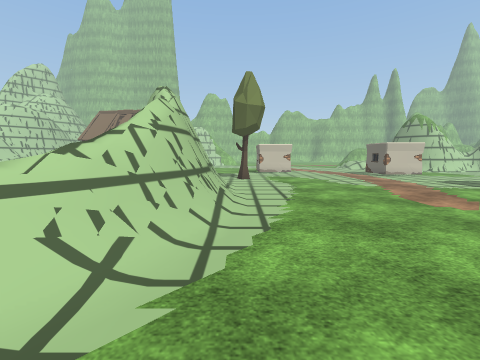
View 1 (above)

22 first-person views from a walk through a scene from a Unity 3-D project. The camera is 1.4 m above the floor, tilts 6° down and sees 90° across. The floor is counted in squares, 1 m on a side. Each view is taken from the middle of a square. On the plan, view 1 faces up. The plan holds only what a view shows up to about 13 squares ahead; the rest is blank. The place goes on beyond the plan. The player character is not drawn. Some animated figures are left out. Some surface patterns are stand-ins.

View 2
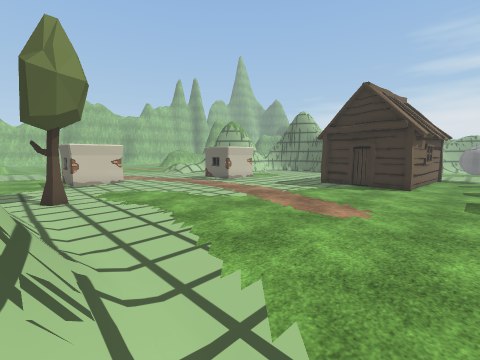

View 3
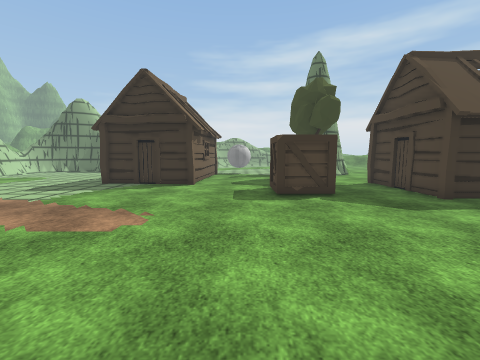

View 4
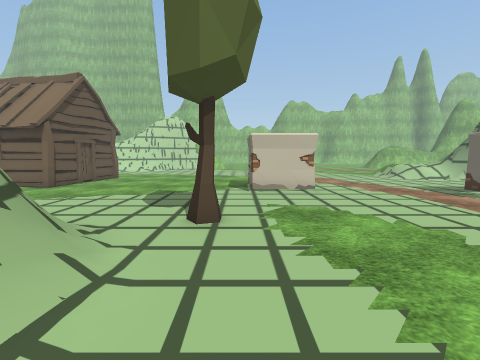

View 5
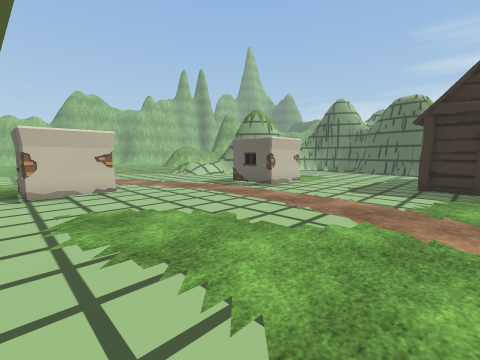

View 6
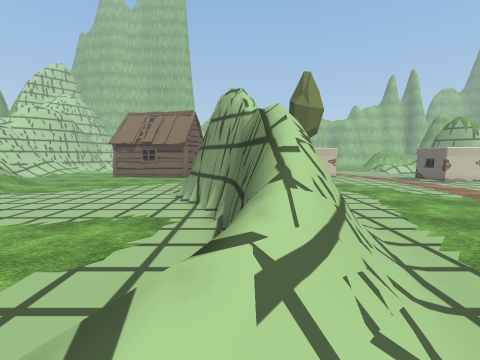

View 7
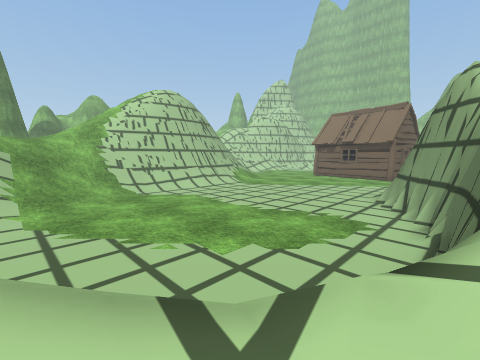

View 8
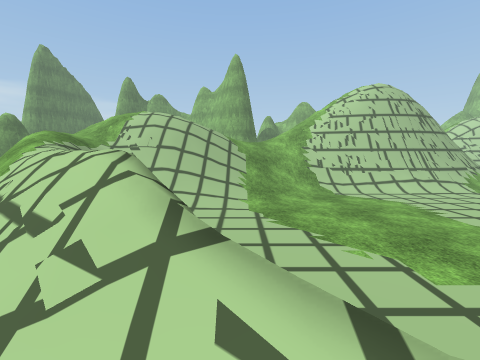

View 9
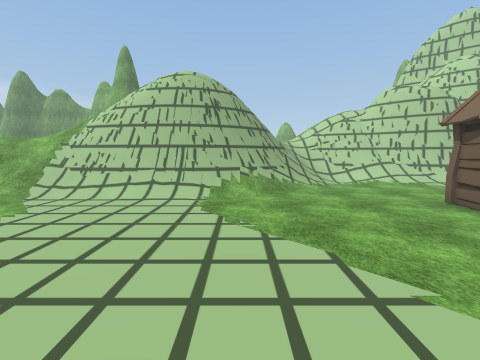

View 10
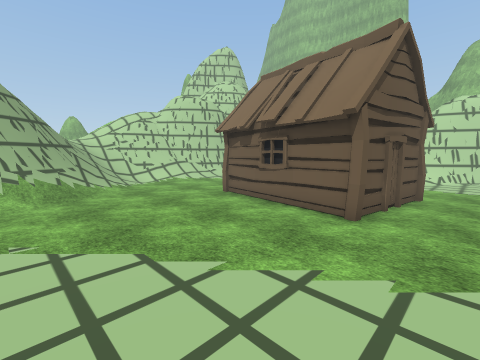

View 11
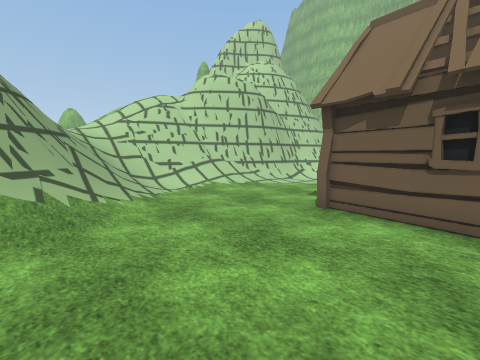

View 12
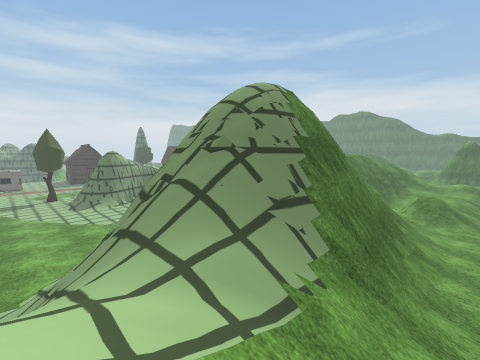

View 13
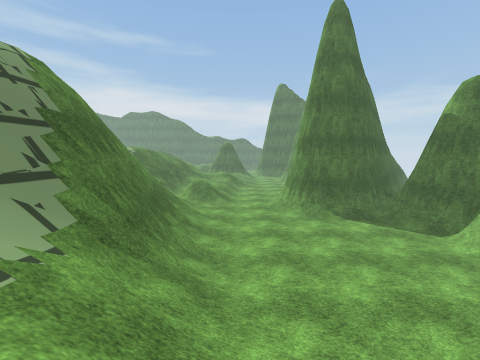

View 14
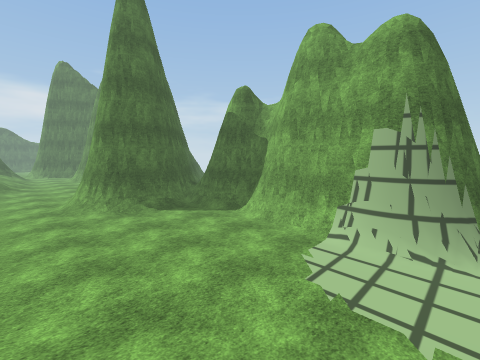

View 15
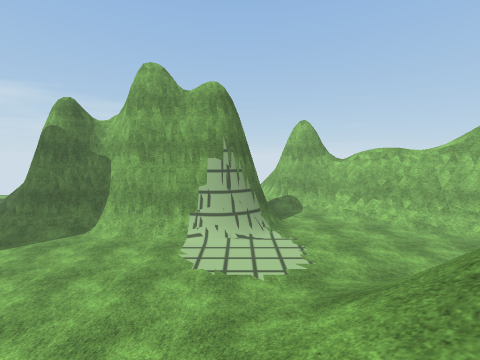

View 16
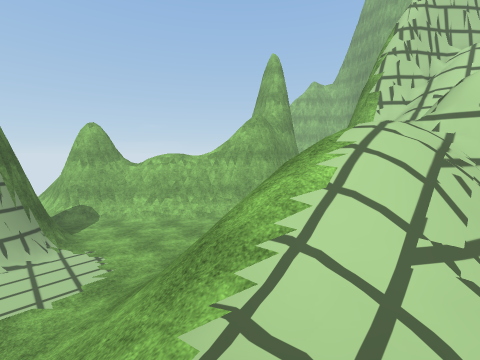

View 17
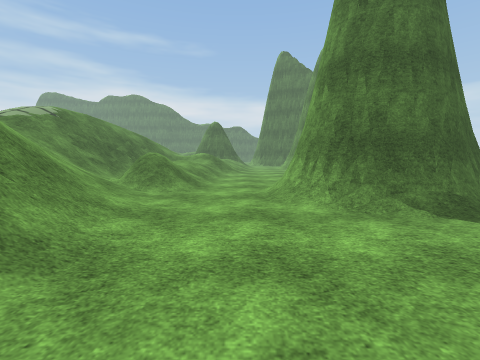

View 18
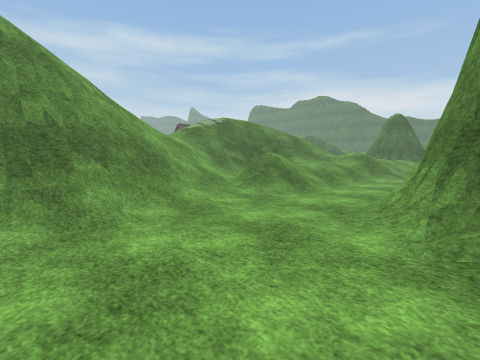

View 19
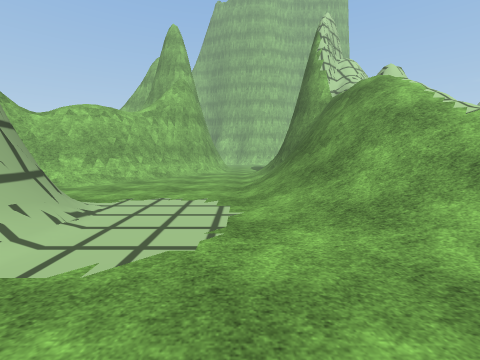

View 20
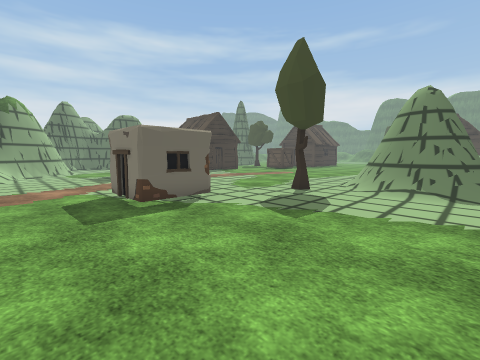

View 21
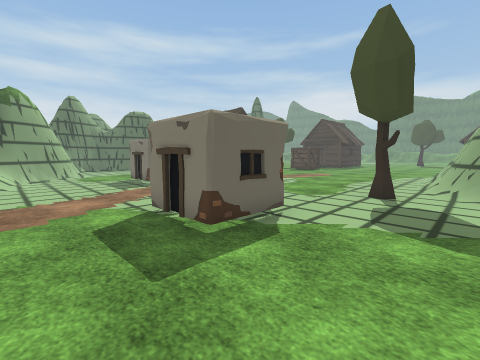

View 22
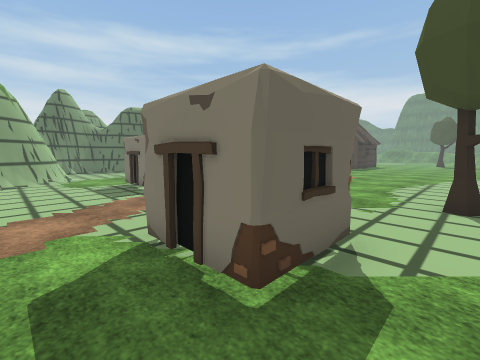

### Floor plan
Key: @ floor where view 1 was taken; # wall or solid block; x gap in a wall; . main floor; : floor 1.5 m higher than the main floor; / step, stairs or slope; = window, fence, low wall or low ledge; v drop or lower ground; T tree; H hut; C crate; O other object.
Columns run from 36 left of view 1 to 15 right of it. Each row starts with its distance up from view 1.
 23 =......  #v/ =###=/...  H    HH. ..............///#
 22 .......  #v/ ==##//.... H    H...................=##
 21 ......./=#v////#=//....H     H....................=#
 20 ......./==/////==/.....HHHHH H.......OOOO..........#
 19 .......////////##/.........HHH.......OO  ...........
 18 .......////////////...................OOO.....OOO..
 17 =....../////////////.........................O
 16 ##=....//////////////........................OOOO..
 15  ##.....////////====O/.............................
 14  ##.....////////####=/..............T..............
 13  ##......////=x=/vv#=/........./==/.................
 12  ##.......//=#vv//v##=/......./####=................
 11  ##......../##vv/ v #=/........## ##.............H..
 10  #=......../##vv/ vv#=/........#####.............H
  9  #=.........=# v/ vv#=/.........####.............H
  8 ##........../##v/ /v#=/..........###............HH
  7 ##........../=#v/ vv#=/..........###............H
  6 ##=........./##v/ /=#=/..........###............HHHH
  5  #=.........//==/ //=//..........###................
  4  #==##=.....///// /////..........##/................
  3 #######=....///// //////.........#=/..........CC...
  2  ##   ##.....////////////.......==/..........C
  1        #....////// //////.....== /     ......C
  0        #...///////////////..  ==/   @   ........
 -1        =...//: ///////////  = ///         ........
 -2        ....//  /#=///////   ////           ......H
 -3         ...//  /==//////    //              .HHHHH

Positions as (right, up) in squares from view 1, and headings:
1: (0, 0), facing up
2: (-1, 4), facing up-right
3: (1, 4), facing right
4: (1, 9), facing up
5: (1, 9), facing up-right
6: (-3, 1), facing up
7: (-3, 1), facing up-left
8: (-3, 1), facing left
9: (-5, 13), facing left
10: (-5, 13), facing up-left
11: (-10, 14), facing up-left
12: (-25, 17), facing down-right
13: (-26, 17), facing down
14: (-26, 16), facing down-left
15: (-23, 15), facing left
16: (-22, 15), facing up-left
17: (-27, 10), facing down
18: (-30, 8), facing down-right
19: (-30, 10), facing up
20: (-5, 23), facing down-right
21: (-2, 23), facing down-right
22: (0, 22), facing down-right
